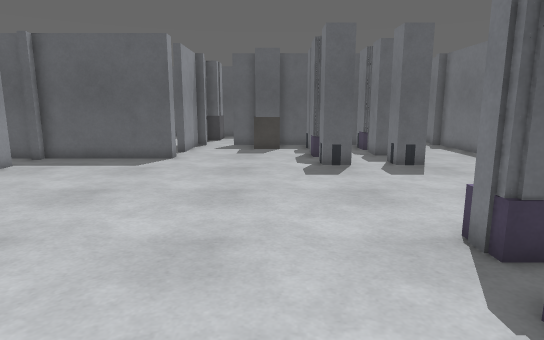
[1] (above)

24 first-person views from a walk through a Gazebo world. The camera is 1.2 m above the floor, tilts 10° down and sees 75° across. The floor is counted in squares, 0.5 m on a side. Each view is taken from the middle of a square. On the plan, view 1 faces up. The plan holds only what a view shows up to about 20 squares ahead; the rest is blank. The place goes on beyond the plan.

[2]
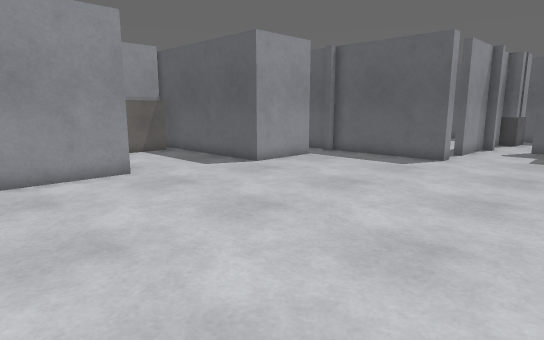

[3]
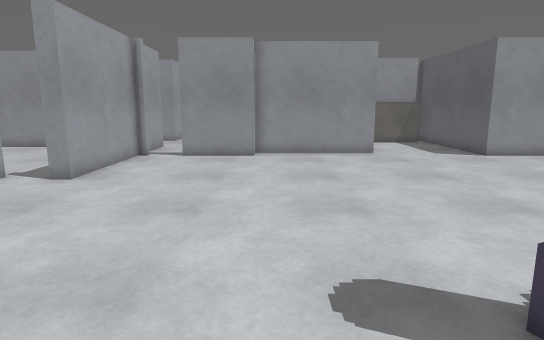

[4]
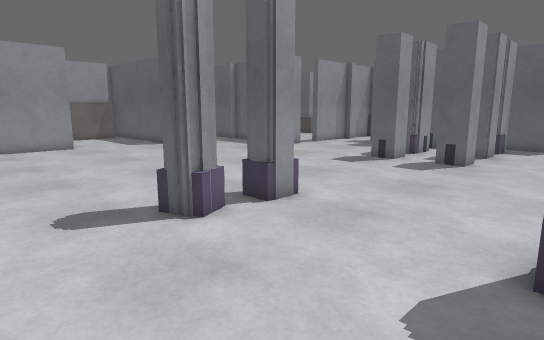

[5]
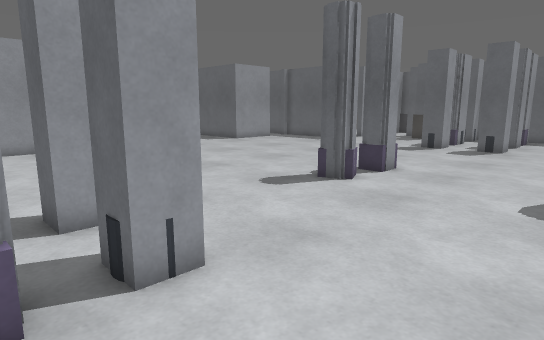

[6]
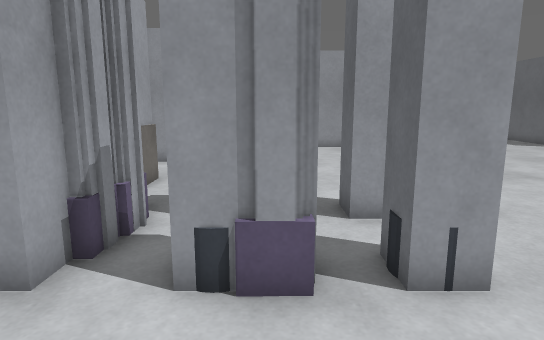

[7]
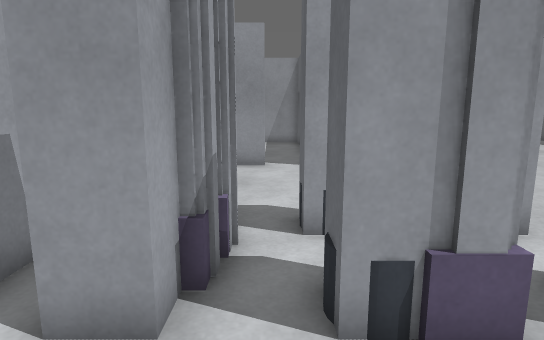

[8]
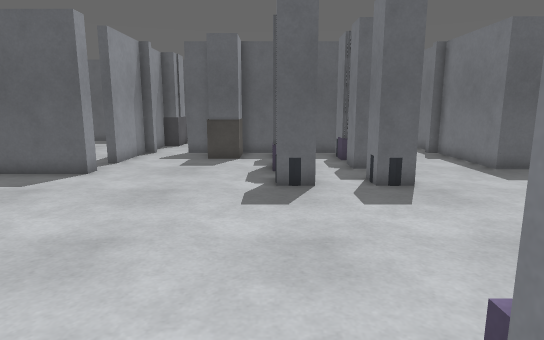

[9]
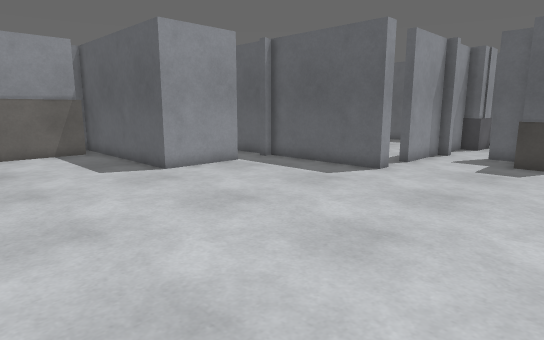

[10]
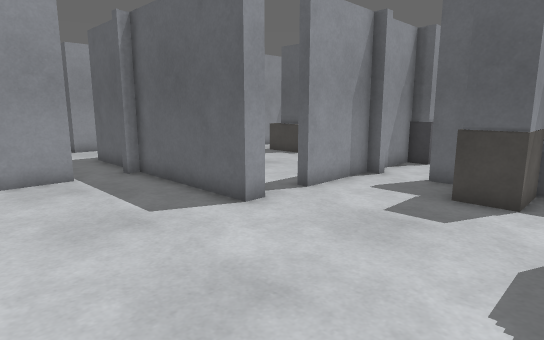

[11]
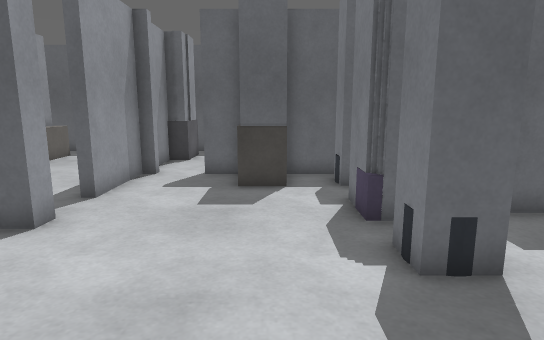

[12]
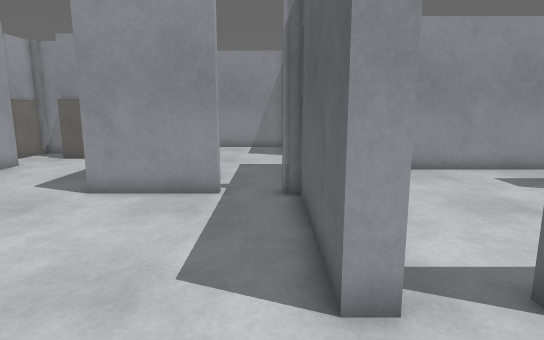

[13]
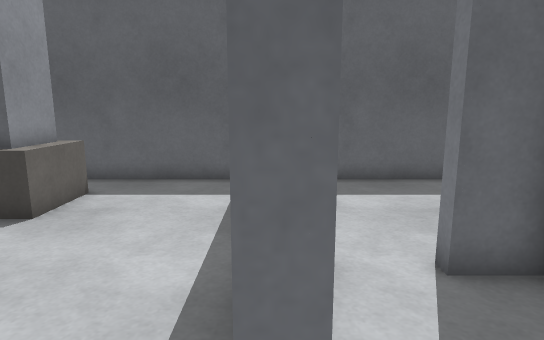

[14]
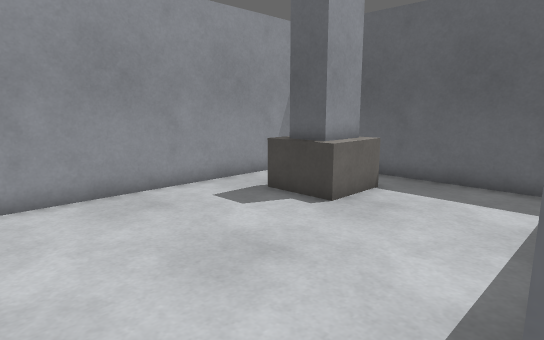

[15]
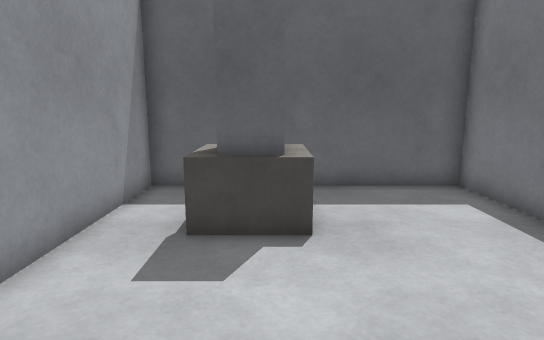

[16]
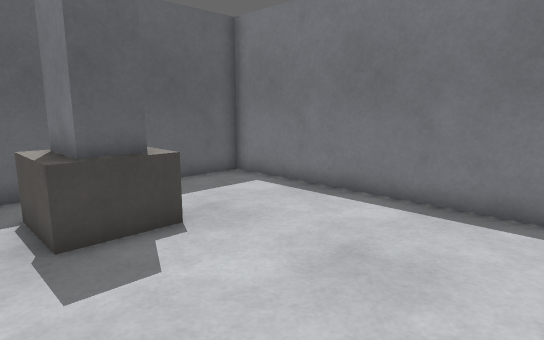

[17]
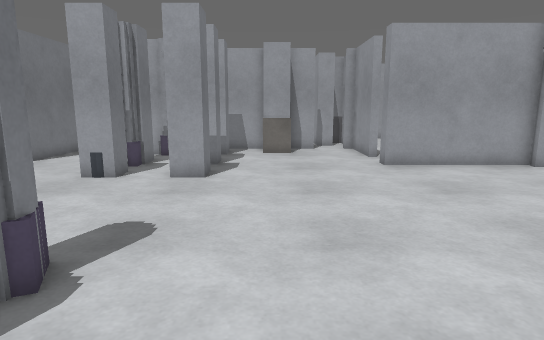

[18]
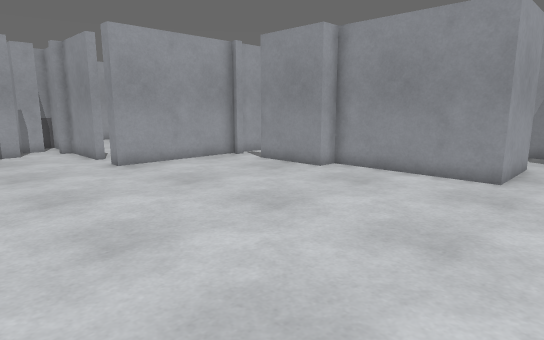

[19]
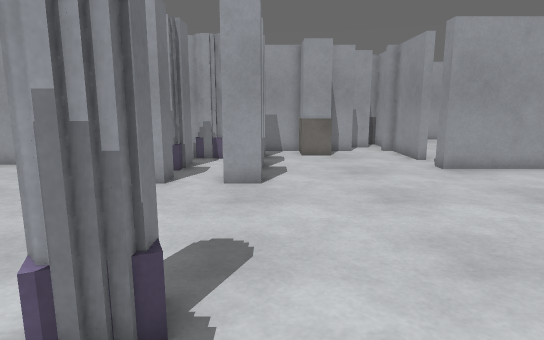

[20]
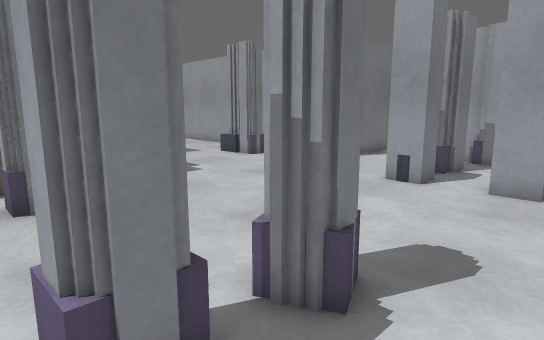

[21]
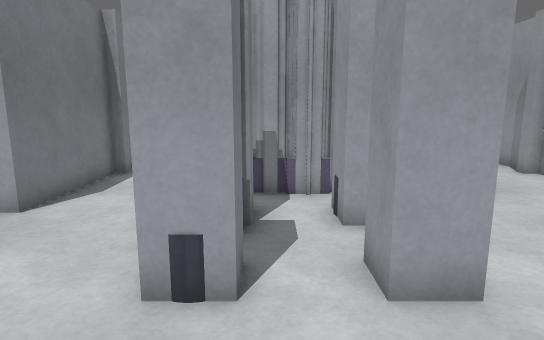

[22]
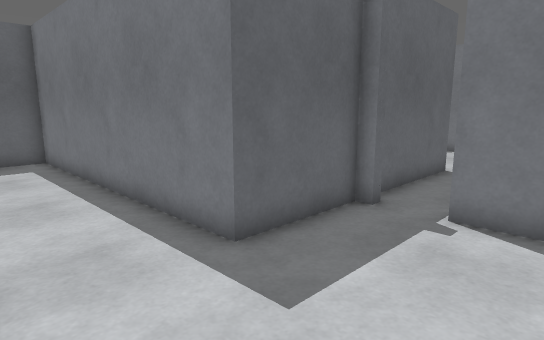

[23]
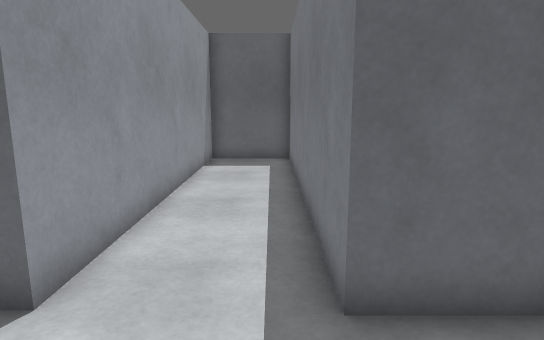

[24]
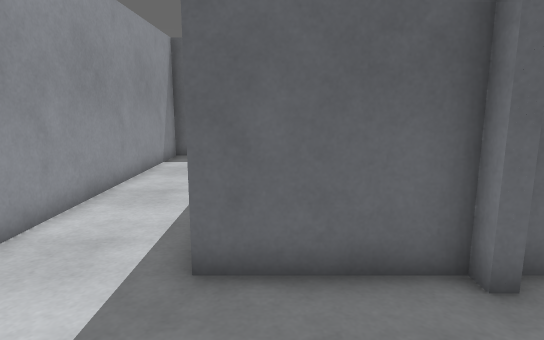

### Floor plan
Key: @ floor where view 1 was taken; # wall or solid block; x gap in a wall; . floor; = window, fence, low wall or low ledge; B blue box; G grey box; T thing the floor can be seen under or through; C cabinet.
Columns run from 19 left of view 1 to 11 right of it. Each row starts with its distance up from view 1.
 30 #####################
 29 #...#.........#.....
 28 #...#.GGGG....##....
 27 #...#.GGGG....#C...
 26 #...#.GGGG....#C...
 25 #...#..GG.....#....
 24 #...#.........#...
 23 #...#.........#..##############
 22 #...#.........#...GG.# .##.. .#
 21 #...#.........#...#G.# .##....#
 20 #...#.........#....... ..x....#
 19 #...#................##.##....#
 18 #...#    ............#B.##....#
 17 #...###########......BB........
 16 .....................##.##.....
 15 .....................##.##....
 14 ........#....................
 13    .....#....................
 12 .   ..  #....................
 11 #########.....................
 10  #............................
  9  G............................
  8  G............................
  7  G............................
  6  G.....................B......B
  5 ...#####...............B.....BB
  4 ##     #..............B#......
  3        #..............BB=.....
  2        #......................
  1        #.......................
  0        #...........@...........
 -1        ##......................
 -2         #......................
 -3         #......................
 -4         #............TTTTTT....
 -5         .............TTTTTT....
 -6         #................x.....
 -7       #########......######....
 -8          .... #......######...#
 -9          .....................#
-10           ....#.......##B#....#
-11           ....#...GG..#  #. ..#
-12               #... G..   ..  .#

Where each view was taken, in squares from view 1:
view 1: 0 up, 0 right, facing up
view 2: 0 up, 1 right, facing up-left
view 3: 0 up, 7 right, facing left
view 4: 1 down, 11 right, facing up-left
view 5: 7 down, 11 right, facing up-left
view 6: 7 down, 11 right, facing left
view 7: 9 down, 10 right, facing left
view 8: 4 up, 2 right, facing up
view 9: 4 up, 2 right, facing up-left
view 10: 11 up, 2 right, facing up-left
view 11: 10 up, 0 right, facing up
view 12: 16 up, 1 left, facing left
view 13: 18 up, 5 left, facing up
view 14: 18 up, 5 left, facing up-left
view 15: 19 up, 11 left, facing up
view 16: 19 up, 14 left, facing up-right
view 17: 8 up, 0 right, facing down
view 18: 8 up, 1 right, facing down-left
view 19: 7 up, 2 right, facing down
view 20: 7 up, 1 right, facing down-right
view 21: 0 up, 5 right, facing down
view 22: 12 up, 19 left, facing up-right
view 23: 13 up, 16 left, facing up
view 24: 12 up, 14 left, facing up
